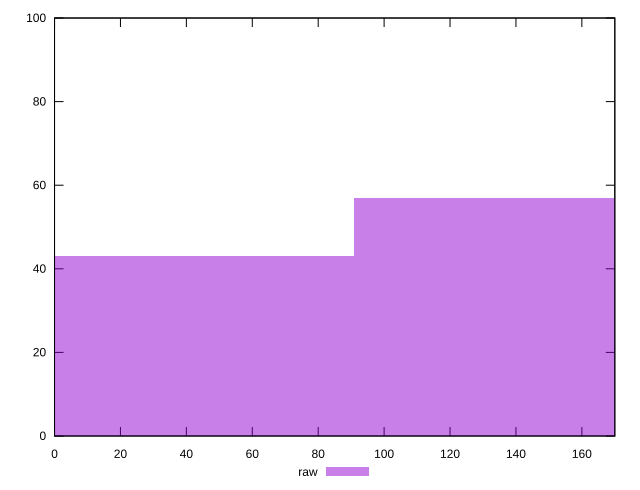

Here is the gnuplot script that generated this plot:
reset

$raw <<EOF
181.48062670269306 57
0 43
EOF

set key outside below
set boxwidth 181.48062670269306
set xrange [0:170]
set yrange [0:100]
set trange [0:100]
set style fill transparent solid 0.5 noborder
set terminal svg size 640, 490 enhanced background rgb 'white'
set output "report_00014_2021-02-09T15:56:05.503Z/unminified-javascript/samples/pages+cached+noadtech/raw/histogram.svg"

plot $raw title "raw" with boxes

reset
